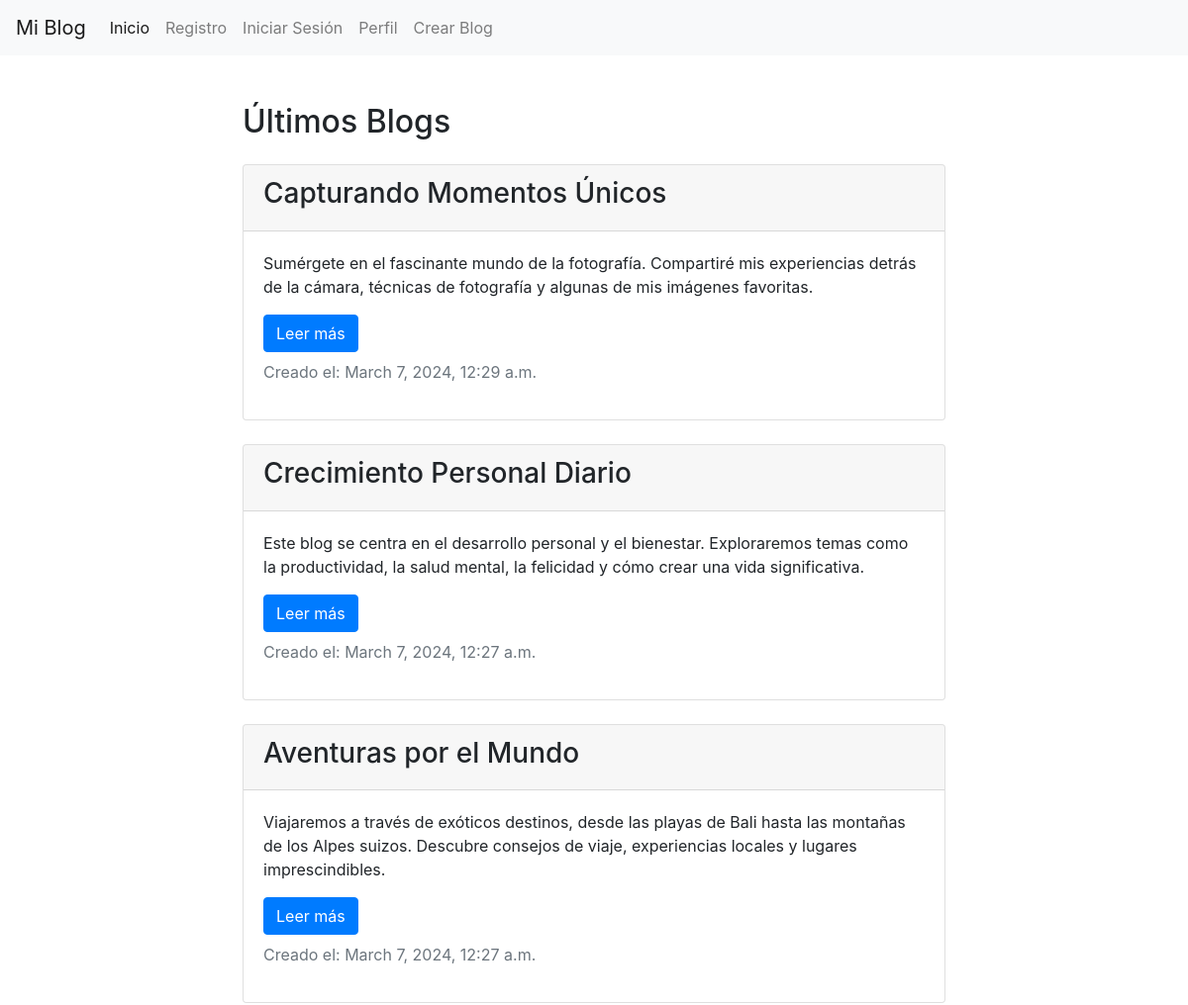
Before: / (upper part) with the older database file.
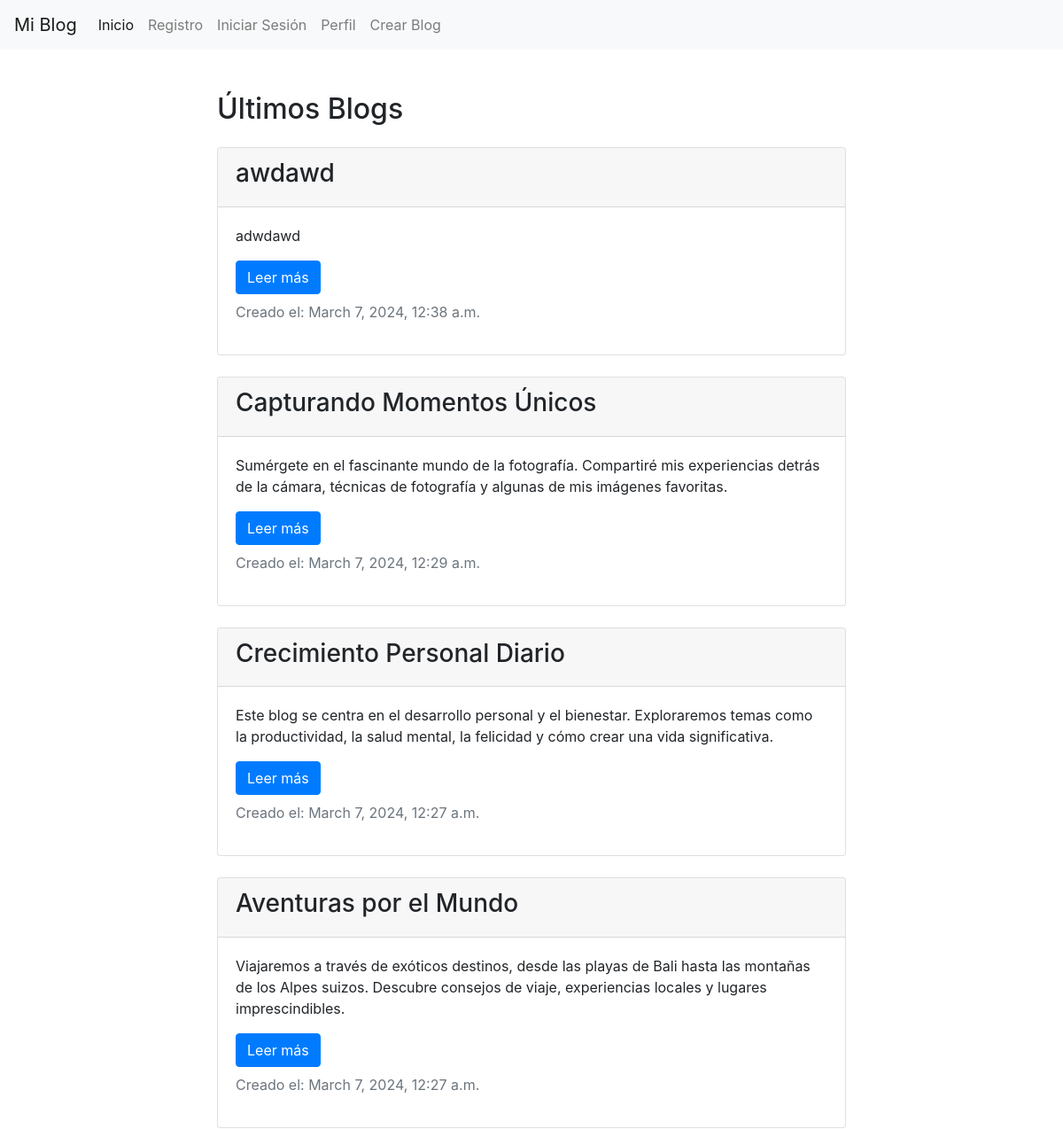
After: the same page with the newer database file.
### blog/models.py (models this page shows, shortened)
class Blog(models.Model):
    title = models.CharField(max_length=255)
    content = models.TextField()
    author = models.ForeignKey(User, on_delete=models.CASCADE)
    created_at = models.DateTimeField(auto_now_add=True)
    updated_at = models.DateTimeField(auto_now=True)

### blog/views.py (the view)
# urls.py: path('', IndexView.as_view(), name='index'),
class IndexView(ListView):
    model = Blog
    template_name = 'index.html'
    context_object_name = 'blogs'
    paginate_by = 5
    def get_queryset(self):
        return Blog.objects.all().order_by('-created_at')
    def get(self, request, *args, **kwargs):
        blogs = self.get_queryset()
        return render(request, self.template_name, {'blogs': blogs})

### blog/templates/index.html (shortened to what this page needs)
{% load bootstrap4 %}
<!DOCTYPE html>
<html lang="es">
<head>
    {% bootstrap_css %}
</head>
<body>
    <nav class="navbar navbar-expand-lg navbar-light bg-light">
        <a class="navbar-brand" href="{% url 'index' %}">Mi Blog</a>
        <div class="collapse navbar-collapse" id="navbarNav">
            <ul class="navbar-nav">
                <li class="nav-item active">
                    <a class="nav-link" href="{% url 'index' %}">Inicio</a>
                </li>
                <li class="nav-item">
                    <a class="nav-link" href="{% url 'signup' %}">Registro</a>
                </li>
                <li class="nav-item">
                    <a class="nav-link" href="{% url 'login' %}">Iniciar Sesión</a>
                </li>
                <li class="nav-item">
                    <a class="nav-link" href="{% url 'profile' %}">Perfil</a>
                </li>
                <li class="nav-item">
                    <a class="nav-link" href="{% url 'create_blog' %}">Crear Blog</a>
                </li>
            </ul>
        </div>
    </nav>
    <div class="container mt-4">
{% load bootstrap4 %}
{% block content %}
  <div class="container mt-5">
    <div class="row justify-content-center">
      <div class="col-md-8">
        <h2 class="mb-4">Últimos Blogs</h2>
        {% for blog in blogs %}
          <div class="card mb-4">
            <div class="card-header">
              <h3>{{ blog.title }}</h3>
            </div>
            <div class="card-body">
              <p>{{ blog.content|truncatechars:200 }}</p>
              <a href="{% url 'blog_detail' pk=blog.pk %}" class="btn btn-primary">Leer más</a>
              <p class="text-muted mt-2">Creado el: {{ blog.created_at }}</p>
            </div>
          </div>
        {% endfor %}
      </div>
    </div>
  </div>
{% endblock %}
    </div>
</body>
</html>

Changed rows visible on the page:
added Blog: title "awdawd", content "adwdawd", created_at "March 7, 2024, 12:38 a.m."
